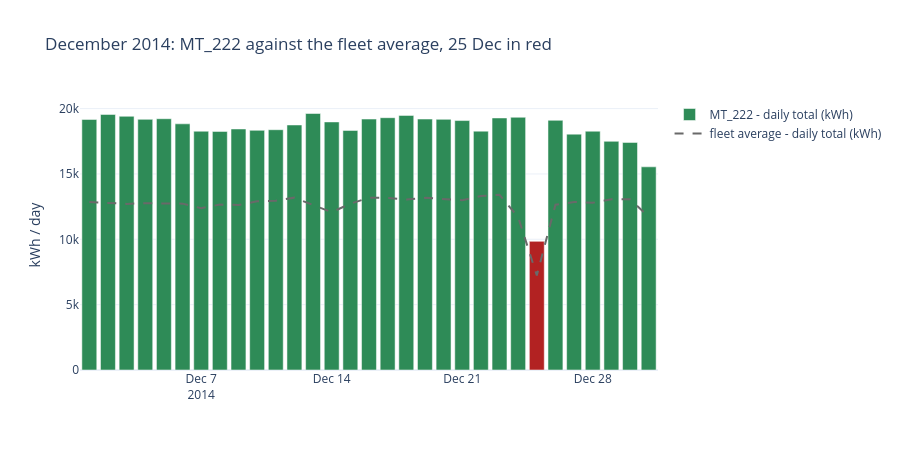

The cell this chart's notebook holds for it:
### Markdown cell above
The **daily cycle is the dominant pattern**: the evening peak is more than twice the small
hours.

The **weekly cycle is absent at fleet level** - weekends land within a fraction of a percent of
weekdays. That is counter-intuitive and useful: adding a `weekday` feature would buy nothing on
the aggregate. The likely reason is cancellation - offices drop on Sunday, homes rise - and
individual clients will behave very differently. Worth re-checking per client before dismissing
it for good.

### Code cell
# Chase the dips: December 2014, one client against the fleet.
client = "MT_222"
december = df.loc["2014-12-01":"2014-12-31"]
client_daily = december[client].resample("D").sum()
fleet_daily_dec = december.mean(axis=1).resample("D").sum()

colors = ["firebrick" if d == pd.Timestamp("2014-12-25") else "seagreen" for d in client_daily.index]

fig = go.Figure()
fig.add_bar(x=client_daily.index, y=client_daily.values, marker_color=colors,
            name=f"{client} - daily total (kWh)",
            hovertemplate="%{x|%d %b}<br>%{y:.0f} kWh<extra></extra>")
fig.add_scatter(x=fleet_daily_dec.index, y=fleet_daily_dec.values,
                name="fleet average - daily total (kWh)",
                line={"color": "dimgray", "width": 2, "dash": "dash"})
fig.update_yaxes(title_text="kWh / day")
fig.update_layout(template="plotly_white", height=450,
                  title=f"December 2014: {client} against the fleet average, 25 Dec in red")
fig.show()

### Figure 1 — Plotly figure (JSON) as saved in the notebook; plotly's stock layout.template omitted (floating-point values rounded to 4 significant figures)
{"data": [{"hovertemplate": "%{x|%d %b}<br>%{y:.0f} kWh<extra></extra>", "marker": {"color": ["seagreen", "seagreen", "seagreen", "seagreen", "seagreen", "seagreen", "seagreen", "seagreen", "seagreen", "seagreen", "seagreen", "seagreen", "seagreen", "seagreen", "seagreen", "seagreen", "seagreen", "seagreen", "seagreen", "seagreen", "seagreen", "seagreen", "seagreen", "seagreen", "firebrick", "seagreen", "seagreen", "seagreen", "seagreen", "seagreen", "seagreen"]}, "name": "MT_222 - daily total (kWh)", "type": "bar", "x": ["2014-12-01T00:00:00", "2014-12-02T00:00:00", "2014-12-03T00:00:00", "2014-12-04T00:00:00", "2014-12-05T00:00:00", "2014-12-06T00:00:00", "2014-12-07T00:00:00", "2014-12-08T00:00:00", "2014-12-09T00:00:00", "2014-12-10T00:00:00", "2014-12-11T00:00:00", "2014-12-12T00:00:00", "2014-12-13T00:00:00", "2014-12-14T00:00:00", "2014-12-15T00:00:00", "2014-12-16T00:00:00", "2014-12-17T00:00:00", "2014-12-18T00:00:00", "2014-12-19T00:00:00", "2014-12-20T00:00:00", "2014-12-21T00:00:00", "2014-12-22T00:00:00", "2014-12-23T00:00:00", "2014-12-24T00:00:00", "2014-12-25T00:00:00", "2014-12-26T00:00:00", "2014-12-27T00:00:00", "2014-12-28T00:00:00", "2014-12-29T00:00:00", "2014-12-30T00:00:00", "2014-12-31T00:00:00"], "y": [19170.0, 19550.0, 19410.0, 19180.0, 19220.0, 18840.0, 18270.0, 18260.0, 18440.0, 18340.0, 18380.0, 18750.0, 19620.0, 18980.0, 18330.0, 19200.0, 19300.0, 19480.0, 19200.0, 19180.0, 19080.0, 18270.0, 19280.0, 19340.0, 9842.0, 19100.0, 18050.0, 18270.0, 17500.0, 17410.0, 15540.0]}, {"line": {"color": "dimgray", "dash": "dash", "width": 2}, "name": "fleet average - daily total (kWh)", "type": "scatter", "x": ["2014-12-01T00:00:00", "2014-12-02T00:00:00", "2014-12-03T00:00:00", "2014-12-04T00:00:00", "2014-12-05T00:00:00", "2014-12-06T00:00:00", "2014-12-07T00:00:00", "2014-12-08T00:00:00", "2014-12-09T00:00:00", "2014-12-10T00:00:00", "2014-12-11T00:00:00", "2014-12-12T00:00:00", "2014-12-13T00:00:00", "2014-12-14T00:00:00", "2014-12-15T00:00:00", "2014-12-16T00:00:00", "2014-12-17T00:00:00", "2014-12-18T00:00:00", "2014-12-19T00:00:00", "2014-12-20T00:00:00", "2014-12-21T00:00:00", "2014-12-22T00:00:00", "2014-12-23T00:00:00", "2014-12-24T00:00:00", "2014-12-25T00:00:00", "2014-12-26T00:00:00", "2014-12-27T00:00:00", "2014-12-28T00:00:00", "2014-12-29T00:00:00", "2014-12-30T00:00:00", "2014-12-31T00:00:00"], "y": [12860.0, 12790.0, 12710.0, 12760.0, 12770.0, 12730.0, 12380.0, 12650.0, 12620.0, 12910.0, 12950.0, 13190.0, 12620.0, 12070.0, 12730.0, 13180.0, 13160.0, 13040.0, 13170.0, 13090.0, 13000.0, 13320.0, 13400.0, 11700.0, 7236.0, 12650.0, 12850.0, 12790.0, 13060.0, 13060.0, 11730.0]}], "layout": {"height": 450, "title": {"text": "December 2014: MT_222 against the fleet average, 25 Dec in red"}, "yaxis": {"title": {"text": "kWh / day"}}}}
